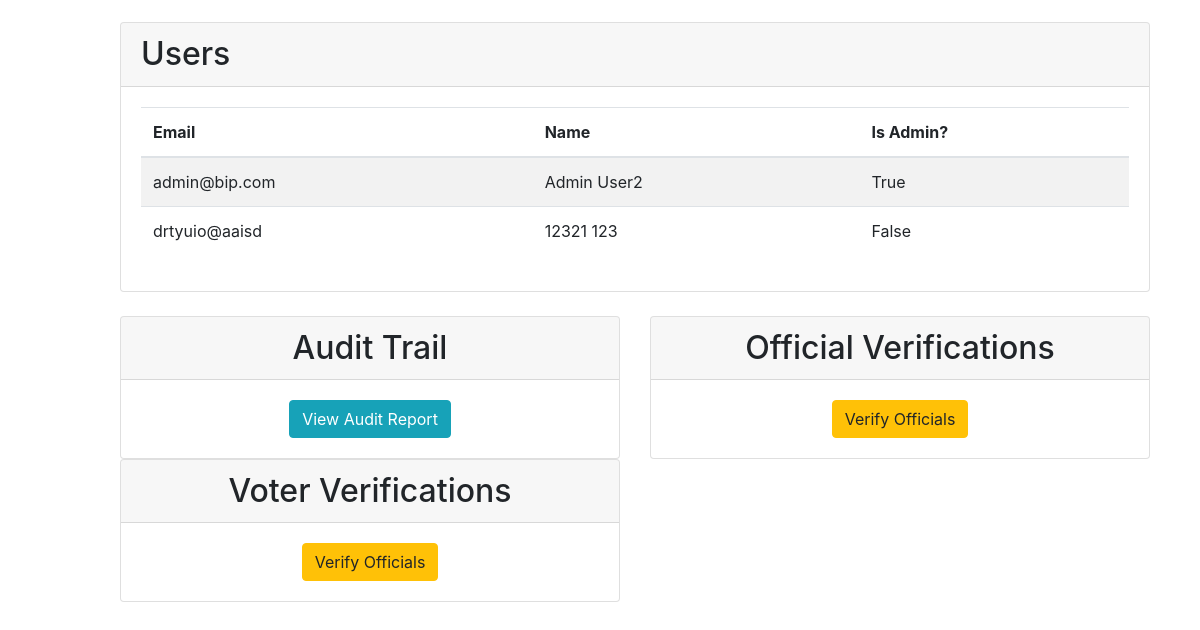
Page /admin (signed in, lower part) on the earlier database version.
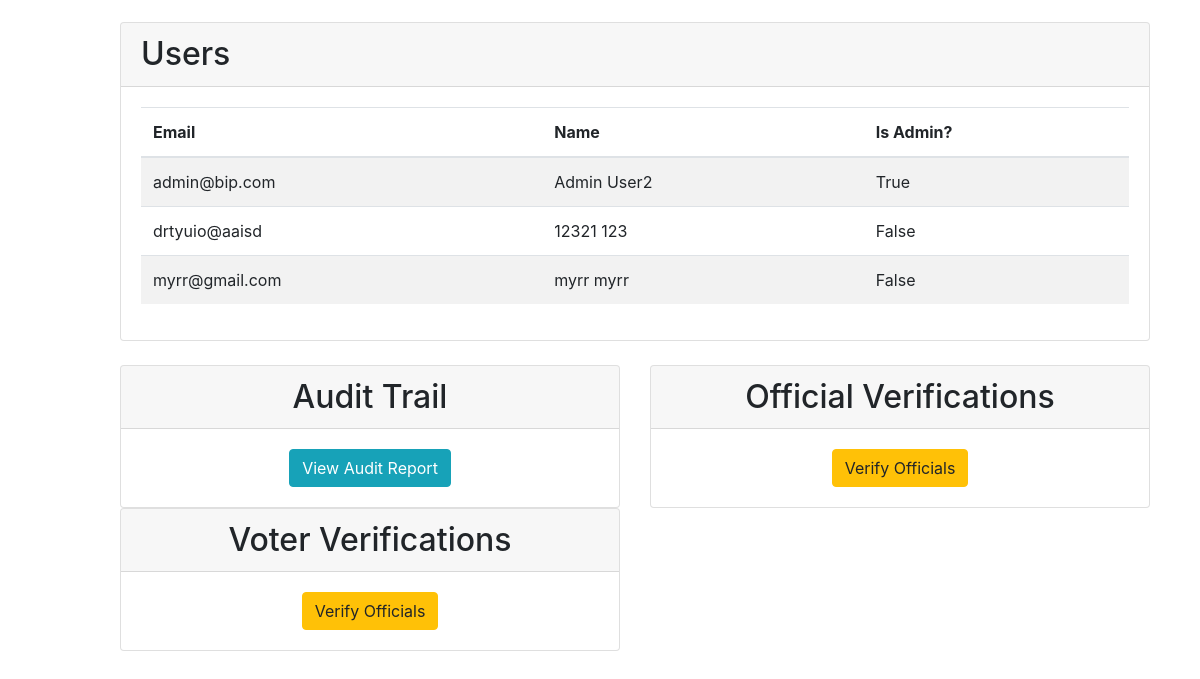
Same page on the later database version.
### Website/models.py (models this page shows, shortened)
class User(db.Model, UserMixin):
    id = db.Column(db.Integer, primary_key=True)
    email = db.Column(db.String(150), unique=True, nullable=False)
    firstName = db.Column(db.String(150), nullable=False)  # For first name
    lastName = db.Column(db.String(150), nullable=False)
    password = db.Column(db.String(150), nullable=False)  # For storing password hash
    is_admin = db.Column(db.Boolean, default=False)  # Optional: for admin flag
    address = db.Column(db.String(255), nullable=True)
    birth_date = db.Column(db.Date, nullable=True)
    birth_place = db.Column(db.String(255), nullable=True)
    position = db.Column(db.String(50), nullable=True)  # For officials
    is_verified = db.Column(db.Boolean, default=False)  # Admin approval required
    voter_status = db.Column(db.String(50), default="Pending") #Voter Eligibility Status

### Website/views.py (the view)
@views.route('/admin', methods=['GET', 'POST'])
@login_required
def admin_panel():
    if not current_user.is_admin:
        return render_template("home.html", user=current_user)  # Redirect non-admin users to home page
    users = User.query.all()
    return render_template('/admin_panel.html', users=users, user=current_user)

### Website/templates/admin_panel.html (shortened to what this page needs)
{% extends "base.html" %}
{% block content %}
<div class="container">
    <div class="card mb-4">
        <div class="card-header">
            <h2 class="mb-0">Users</h2>
        </div>
        <div class="card-body">
            <div class="table-responsive">
                <table class="table table-striped">
                    <thead>
                        <tr>
                            <th>Email</th>
                            <th>Name</th>
                            <th>Is Admin?</th>
                        </tr>
                    </thead>
                    <tbody>
                        {% for user in users %}
                            <tr>
                                <td>{{ user.email }}</td>
                                <td>{{ user.firstName }} {{ user.lastName }}</td>
                                <td>{{ user.is_admin }}</td>
                            </tr>
                        {% endfor %}
                    </tbody>
                </table>
            </div>
        </div>
    </div>
    <div class="row mb-4">
        <div class="col-md-6">
            <div class="card h-100">
                <div class="card-header">
                    <h2 class="mb-0" align = "center">Audit Trail</h2>
                </div>
                <div class="card-body d-flex align-items-center justify-content-center">
                    <a href="{{ url_for('views.audit_report') }}" class="btn btn-info">View Audit Report</a>
                </div>
            </div>
        </div>
        <div class="col-md-6">
            <div class="card h-100">
                <div class="card-header">
                    <h2 class="mb-0" align = "center">Official Verifications</h2>
                </div>
                <div class="card-body d-flex align-items-center justify-content-center">
                    <a href="{{ url_for('views.verify_officials') }}" class="btn btn-warning">Verify Officials</a>
                </div>
            </div>
        </div>
        <div class="col-md-6">
            <div class="card h-100">
                <div class="card-header">
                    <h2 class="mb-0" align = "center">Voter Verifications</h2>
                </div>
                <div class="card-body d-flex align-items-center justify-content-center">
                    <a href="{{ url_for('views.verify_voters') }}" class="btn btn-warning">Verify Officials</a>
                </div>
            </div>
        </div>
    </div>
</div>
{% endblock %}

Differences in the rows shown:
added User: email "myrr@gmail.com", firstName "myrr", lastName "myrr", is_admin "False"
